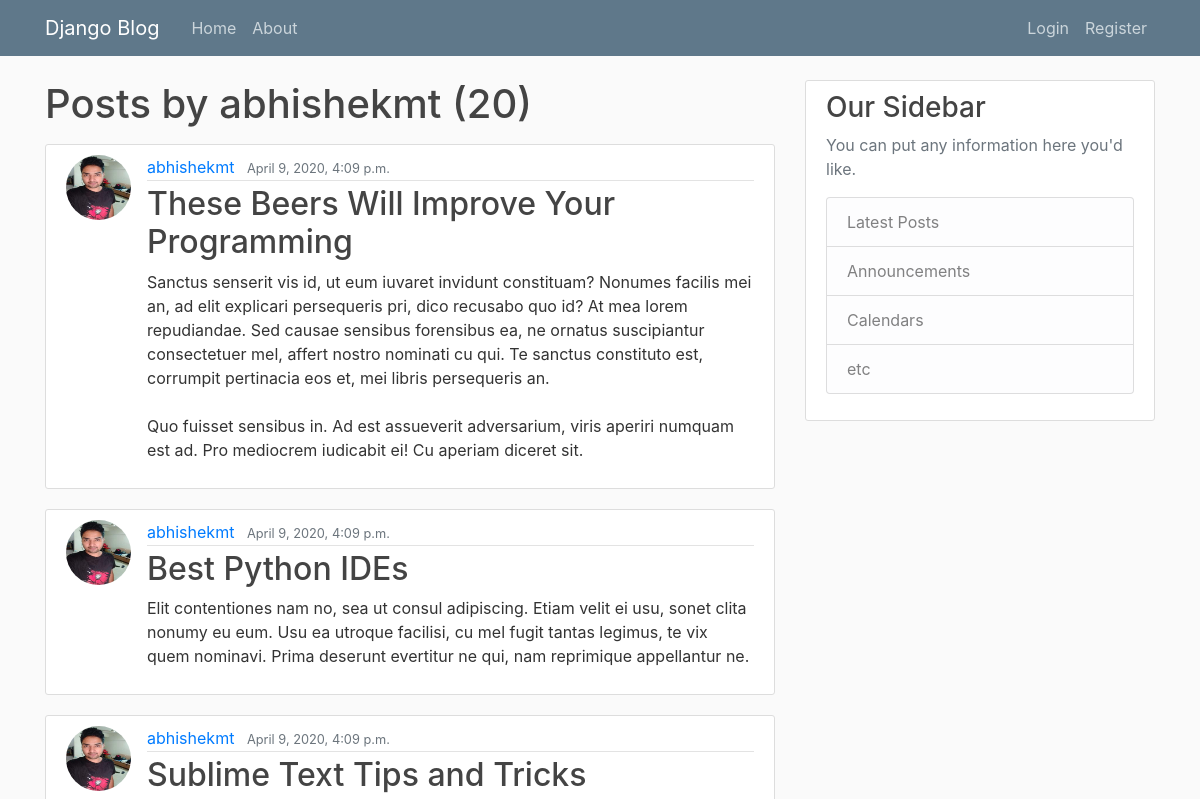
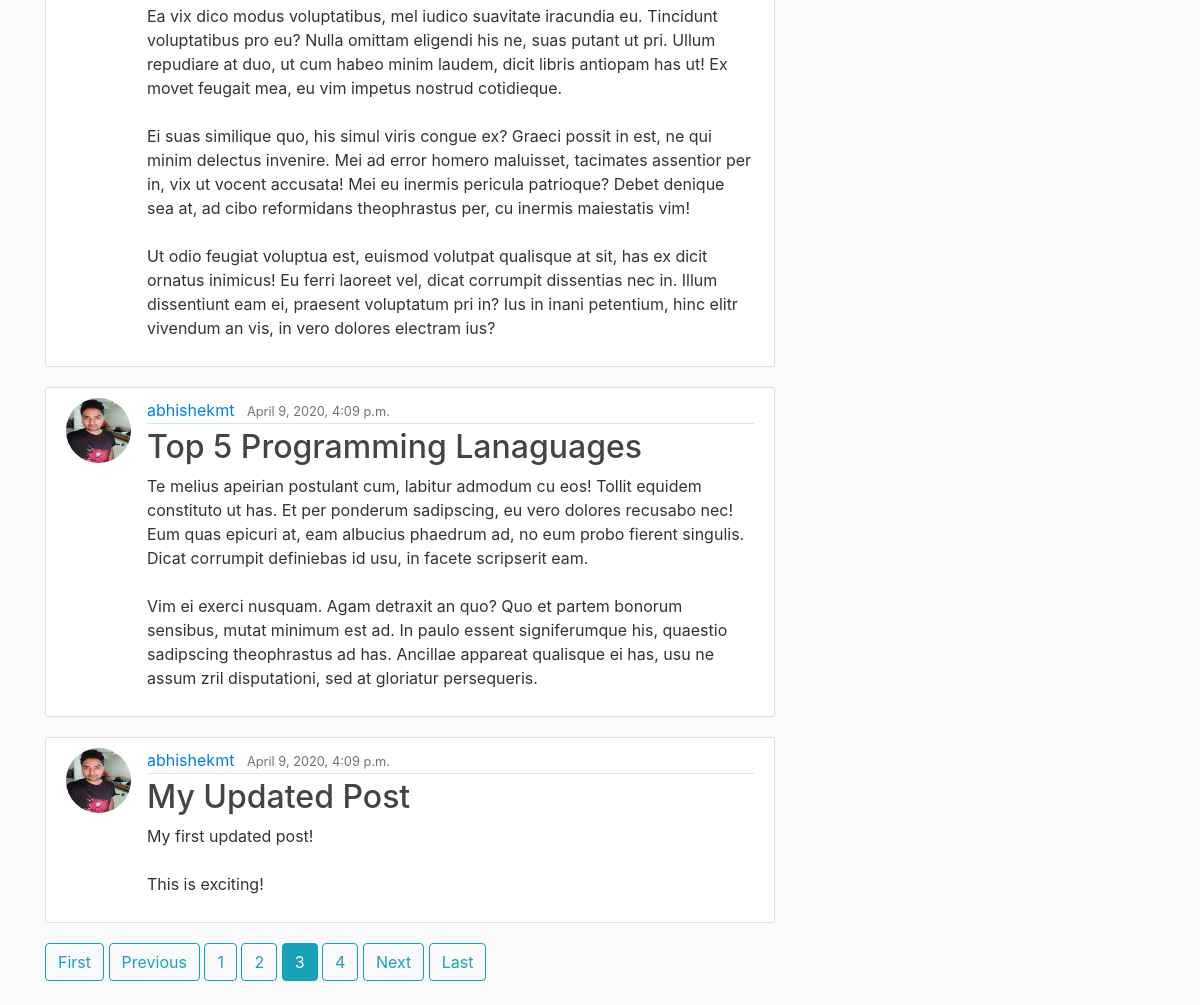
The app's page /user/abhishekmt?page=3 with its own data (2 pictures, top to bottom).
### blog/models.py (models this page shows, shortened)
class Post(models.Model):
    title = models.CharField(max_length=100)
    content = models.TextField()
    date_posted = models.DateTimeField(default=timezone.now)
    author = models.ForeignKey(User, on_delete=models.CASCADE)

### users/models.py (models this page shows, shortened)
class Profile(models.Model):
    user = models.OneToOneField(User, on_delete=models.CASCADE)
    image = models.ImageField(default='default.jpg', upload_to='profile_pics')

### blog/views.py (the view)
# urls.py: path('user/<str:username>', UserPostListView.as_view(), name = 'user-posts'),
class UserPostListView(ListView):
    model = Post
    template_name = 'blog/user_posts.html'
    context_object_name = 'posts'
    paginate_by = 5
    def get_queryset(self):
        user = get_object_or_404(User, username=self.kwargs.get('username'))
        return Post.objects.filter(author=user).order_by('-date_posted') # therefore comment above

### blog/templates/blog/user_posts.html
{% extends "blog/base.html" %}
{% block content %}
    <h1 class="mb-3"> Posts by {{ view.kwargs.username }} ({{ page_obj.paginator.count }}) </h1>
    {% for post in posts %}
        <article class="media content-section">
            <img class="rounded-circle  article-img" src="{{ post.author.profile.image.url }}">
            <div class="media-body">
            <div class="article-metadata">
                <a class="mr-2" href="{% url 'user-posts' post.author.username %}">{{ post.author }}</a>
                <small class="text-muted">{{ post.date_posted }}</small>
            </div>
            <h2><a class="article-title" href="{% url 'post-detail' post.id %}">{{ post.title }}</a></h2>
            <p class="article-content">{{ post.content }}</p>
            </div>
        </article>
    {% endfor %}
    {% if is_paginated %}
        {% if page_obj.has_previous %}
            <a class="btn btn-outline-info mb-4" href="?page=1">First</a>
            <a class="btn btn-outline-info mb-4" href="?page={{ page_obj.previous_page_number }}">Previous</a>
        {% endif %}
        {% for num in page_obj.paginator.page_range %}
            {% if page_obj.number == num %}
                <a class="btn btn-info mb-4" href="?page={{ num }}">{{ num }}</a>
            {% elif num > page_obj.number|add:'-3' and  num < page_obj.number|add:'3' %}
                <a class="btn btn-outline-info mb-4" href="?page={{ num }}">{{ num }}</a>
            {% endif %}
        {% endfor %}
        {% if page_obj.has_next %}
            <a class="btn btn-outline-info mb-4" href="?page={{ page_obj.next_page_number }}">Next</a>
            <a class="btn btn-outline-info mb-4" href="?page={{ page_obj.paginator.num_pages }}">Last</a>
        {% endif %}
    {% endif %}
{% endblock content %}

### blog/static/blog/main.css (style rules this page uses)
body { background: #fafafa; color: #333333; margin-top: 5rem; }
h1, h2, h3, h4, h5, h6 { color: #444444; }
.content-section { background: #ffffff; padding: 10px 20px; border: 1px solid #dddddd; border-radius: 3px; margin-bottom: 20px; }
.article-title { color: #444444; }
.article-content { white-space: pre-line; }
.article-img { height: 65px; width: 65px; margin-right: 16px; }
.article-metadata { padding-bottom: 1px; margin-bottom: 4px; border-bottom: 1px solid #e3e3e3 }

### records on screen
Post: author.profile.image (picture), author "abhishekmt", date_posted "April 9, 2020, 4:09 p.m.", title "These Beers Will Improve Your Programming", content "Sanctus senserit vis id, ut eum iuvaret invidunt constituam? Nonumes facilis mei an, ad elit explicari persequeris pri, dico recusabo quo id? At mea lorem repudiandae. Sed causae sensibus forensibus ea, ne ornatus suscipiantur consectetuer mel, affert nostro nominati cu qui. Te sanctus constituto est, corrumpit pertinacia eos et, mei libris persequeris an. Quo fuisset sensibus in. Ad est assueverit adversarium, viris aperiri numquam est ad. Pro mediocrem iudicabit ei! Cu aperiam diceret sit."
Post: author.profile.image (picture), author "abhishekmt", date_posted "April 9, 2020, 4:09 p.m.", title "Best Python IDEs", content "Elit contentiones nam no, sea ut consul adipiscing. Etiam velit ei usu, sonet clita nonumy eu eum. Usu ea utroque facilisi, cu mel fugit tantas legimus, te vix quem nominavi. Prima deserunt evertitur ne qui, nam reprimique appellantur ne."
Post: author.profile.image (picture), author "abhishekmt", date_posted "April 9, 2020, 4:09 p.m.", title "Sublime Text Tips and Tricks", content "Ea vix dico modus voluptatibus, mel iudico suavitate iracundia eu. Tincidunt voluptatibus pro eu? Nulla omittam eligendi his ne, suas putant ut pri. Ullum repudiare at duo, ut cum habeo minim laudem, dicit libris antiopam has ut! Ex movet feugait mea, eu vim impetus nostrud cotidieque. Ei suas similique quo, his simul viris congue ex? Graeci possit in est, ne qui minim delectus invenire. Mei ad error homero maluisset, tacimates assentior per in, vix ut vocent accusata! Mei eu inermis pericula patrioque? Debet denique sea at, ad cibo reformidans theophrastus per, cu inermis maiestatis vim! Ut odio feugiat voluptua est, euismod volutpat qualisque at sit, has ex dicit ornatus inimicus! Eu…"
Post: author.profile.image (picture), author "abhishekmt", date_posted "April 9, 2020, 4:09 p.m.", title "Top 5 Programming Lanaguages", content "Te melius apeirian postulant cum, labitur admodum cu eos! Tollit equidem constituto ut has. Et per ponderum sadipscing, eu vero dolores recusabo nec! Eum quas epicuri at, eam albucius phaedrum ad, no eum probo fierent singulis. Dicat corrumpit definiebas id usu, in facete scripserit eam. Vim ei exerci nusquam. Agam detraxit an quo? Quo et partem bonorum sensibus, mutat minimum est ad. In paulo essent signiferumque his, quaestio sadipscing theophrastus ad has. Ancillae appareat qualisque ei has, usu ne assum zril disputationi, sed at gloriatur persequeris."
Post: author.profile.image (picture), author "abhishekmt", date_posted "April 9, 2020, 4:09 p.m.", title "My Updated Post", content "My first updated post! This is exciting!"

### other values on screen
{{ view.kwargs.username }} "abhishekmt"
{{ page_obj.paginator.count }} "20"
{{ num }} "1" "2" "4"
{{ num }} "3"
